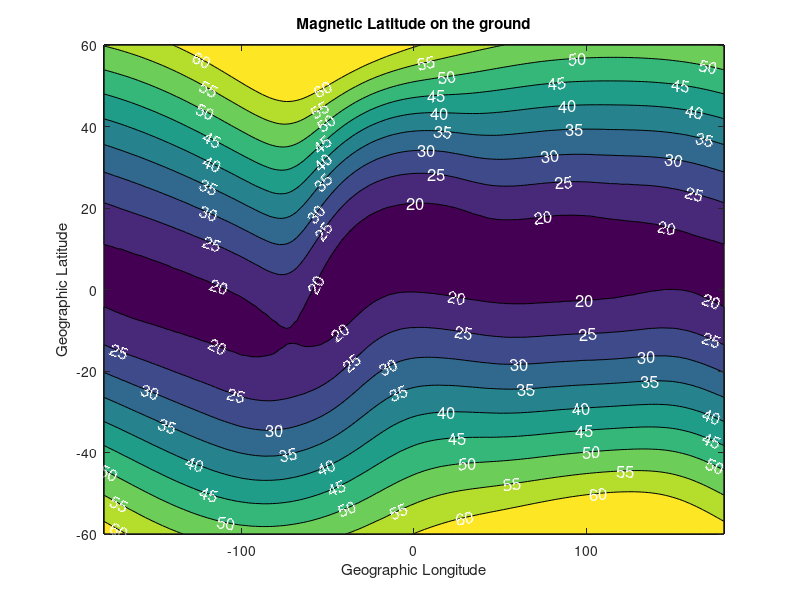

MATLAB code to generate this figure: (Note: this script raises an error after producing the figure.)
% test function for lossconeangle2

clear all;

if(exist('MagLat.mat','file')),
    load('MagLat.mat');
else
    
    % array of latitudes and longitudes of satellite
    lats = -60:2:60;
    lons = -180:2:180;
    
    % altitude of satellite and mirror altitude
    sat_alt = 750;
    
    % trace step size in km for following field line to mirror point
    tracestepsize = 10;
    
    % load IGRF coefficients
    date = datenum(2014,12,31,0,0,0);     % can be a datenum or datevec
    global gh;
    gh = loadigrfcoefs(date);
    
    
    % initiialze vector of latitudes
    maglat = zeros(length(lats),length(lons));
    
    tloop = tic;
    
    for i = 1:length(lats),
        
        fprintf('Doing lat %d of %d...\n',i,length(lats));
        for j = 1:length(lons),
            maglat(i,j) = getmaglat(gh,lats(i),lons(j),sat_alt,tracestepsize);
        end
        
    end
    
    fulltime = toc(tloop);
    fprintf('Finished all latitudes: Total time is %.2f minutes\n',fulltime/60);
    
    outfile = 'MagLat.mat';
    save(outfile,'lats','lons','maglat');
    
end

%% PLOTTING


h1 = figure(1);
set(h1,'position',[100 50 1200 800]);
ax1 = axes;

latcontours = [10 15 20 25 30 35 40 45 50 55 60];
[cs,ch] = contourf(ax1,lons,lats,maglat,latcontours);
clabel(cs,ch,'Fontsize',12,'Color','w');
hold(ax1,'on');
title(ax1,'Magnetic Latitude on the ground');
xlabel(ax1,'Geographic Longitude');
ylabel(ax1,'Geographic Latitude');

load coast;
plot(ax1,long,lat,'w');
axis(ax1,'xy');
cax1 = colorbar('peer',ax1);
ylabel(cax1,'Magnetic Latitude');
